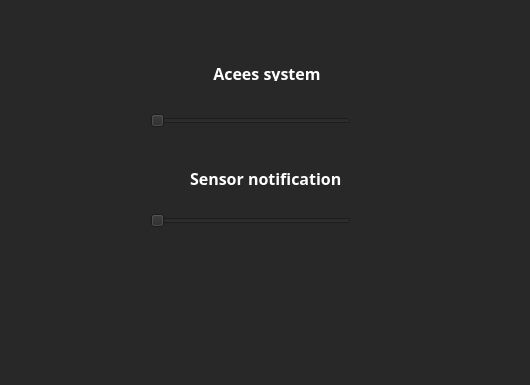
<?xml version="1.0" encoding="UTF-8"?>
<ui version="4.0">
 <class>FormSystemControl</class>
 <widget class="QWidget" name="FormSystemControl">
  <property name="geometry">
   <rect>
    <x>0</x>
    <y>0</y>
    <width>530</width>
    <height>385</height>
   </rect>
  </property>
  <property name="windowTitle">
   <string>    S Y S T E M     C O N T R O L</string>
  </property>
  <property name="styleSheet">
   <string notr="true">background-color:rgb(40, 40, 40)</string>
  </property>
  <widget class="QPushButton" name="BT_home">
   <property name="geometry">
    <rect>
     <x>450</x>
     <y>320</y>
     <width>75</width>
     <height>51</height>
    </rect>
   </property>
   <property name="text">
    <string/>
   </property>
   <property name="icon">
    <iconset>
     <normaloff>img/home.png</normaloff>img/home.png</iconset>
   </property>
   <property name="iconSize">
    <size>
     <width>60</width>
     <height>60</height>
    </size>
   </property>
   <property name="flat">
    <bool>true</bool>
   </property>
  </widget>
  <widget class="QPushButton" name="BT_AccessSysOFF">
   <property name="geometry">
    <rect>
     <x>60</x>
     <y>85</y>
     <width>71</width>
     <height>71</height>
    </rect>
   </property>
   <property name="styleSheet">
    <string notr="true"/>
   </property>
   <property name="text">
    <string/>
   </property>
   <property name="icon">
    <iconset>
     <normaloff>img/cross-512.png</normaloff>img/cross-512.png</iconset>
   </property>
   <property name="iconSize">
    <size>
     <width>50</width>
     <height>50</height>
    </size>
   </property>
   <property name="flat">
    <bool>true</bool>
   </property>
  </widget>
  <widget class="QPushButton" name="BT_AccessSysON">
   <property name="geometry">
    <rect>
     <x>370</x>
     <y>90</y>
     <width>61</width>
     <height>61</height>
    </rect>
   </property>
   <property name="styleSheet">
    <string notr="true"/>
   </property>
   <property name="text">
    <string/>
   </property>
   <property name="icon">
    <iconset>
     <normaloff>img/validate.png</normaloff>img/validate.png</iconset>
   </property>
   <property name="iconSize">
    <size>
     <width>80</width>
     <height>80</height>
    </size>
   </property>
   <property name="flat">
    <bool>true</bool>
   </property>
  </widget>
  <widget class="QLabel" name="label">
   <property name="geometry">
    <rect>
     <x>180</x>
     <y>65</y>
     <width>161</width>
     <height>16</height>
    </rect>
   </property>
   <property name="font">
    <font>
     <family>Berlin Sans FB</family>
     <pointsize>12</pointsize>
     <weight>75</weight>
     <italic>false</italic>
     <bold>true</bold>
    </font>
   </property>
   <property name="styleSheet">
    <string notr="true">color:white;</string>
   </property>
   <property name="text">
    <string>        Acees system</string>
   </property>
  </widget>
  <widget class="QSlider" name="SL_accessSystem">
   <property name="geometry">
    <rect>
     <x>150</x>
     <y>110</y>
     <width>201</width>
     <height>22</height>
    </rect>
   </property>
   <property name="maximum">
    <number>1</number>
   </property>
   <property name="pageStep">
    <number>0</number>
   </property>
   <property name="orientation">
    <enum>Qt::Horizontal</enum>
   </property>
  </widget>
  <widget class="QPushButton" name="BT_SensorNotifOFF">
   <property name="geometry">
    <rect>
     <x>60</x>
     <y>185</y>
     <width>71</width>
     <height>71</height>
    </rect>
   </property>
   <property name="styleSheet">
    <string notr="true"/>
   </property>
   <property name="text">
    <string/>
   </property>
   <property name="icon">
    <iconset>
     <normaloff>img/cross-512.png</normaloff>img/cross-512.png</iconset>
   </property>
   <property name="iconSize">
    <size>
     <width>50</width>
     <height>50</height>
    </size>
   </property>
   <property name="flat">
    <bool>true</bool>
   </property>
  </widget>
  <widget class="QPushButton" name="BT_SensorNotifON">
   <property name="geometry">
    <rect>
     <x>370</x>
     <y>190</y>
     <width>61</width>
     <height>61</height>
    </rect>
   </property>
   <property name="styleSheet">
    <string notr="true"/>
   </property>
   <property name="text">
    <string/>
   </property>
   <property name="icon">
    <iconset>
     <normaloff>img/validate.png</normaloff>img/validate.png</iconset>
   </property>
   <property name="iconSize">
    <size>
     <width>80</width>
     <height>80</height>
    </size>
   </property>
   <property name="flat">
    <bool>true</bool>
   </property>
  </widget>
  <widget class="QLabel" name="label_2">
   <property name="geometry">
    <rect>
     <x>190</x>
     <y>170</y>
     <width>161</width>
     <height>16</height>
    </rect>
   </property>
   <property name="font">
    <font>
     <family>Berlin Sans FB</family>
     <pointsize>12</pointsize>
     <weight>75</weight>
     <italic>false</italic>
     <bold>true</bold>
    </font>
   </property>
   <property name="styleSheet">
    <string notr="true">color:white;</string>
   </property>
   <property name="text">
    <string>Sensor notification</string>
   </property>
  </widget>
  <widget class="QSlider" name="SL_sensorNotif">
   <property name="geometry">
    <rect>
     <x>150</x>
     <y>210</y>
     <width>201</width>
     <height>22</height>
    </rect>
   </property>
   <property name="maximum">
    <number>1</number>
   </property>
   <property name="pageStep">
    <number>0</number>
   </property>
   <property name="orientation">
    <enum>Qt::Horizontal</enum>
   </property>
  </widget>
 </widget>
 <resources/>
 <connections/>
</ui>
